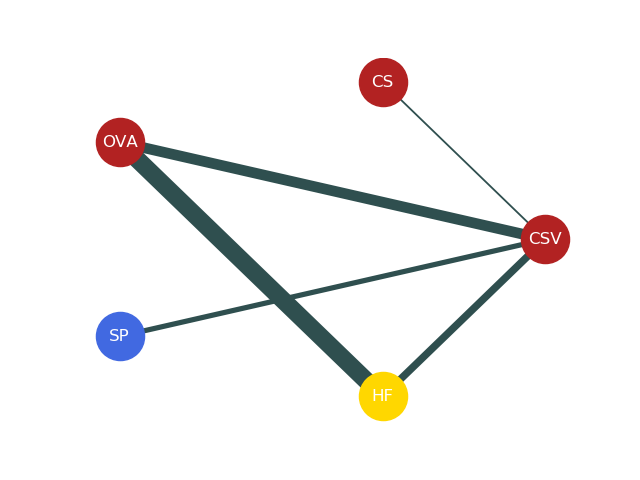

The Python source for this figure:
import networkx as nx
import matplotlib.pyplot as plt

G = nx.Graph()
a = 'CSV'
b = 'CS'
c = 'OVA'
d = 'SP'
e = 'HF'
nodes_size = 1200
edges_multiple = 50
data_edges_list = [[(a, b)],[(a, c)],[(a, d)],[(a ,e)],
                   [(b, c)],[(b, d)],[(b, e)],
                   [(c, d)],[(c ,e)],
                  [(d, e)]]
#负相关为'gray'，正相关为'darkslategrey'
data_edges_color = ['darkslategrey','darkslategrey','darkslategrey','darkslategrey',
                    'darkslategrey','darkslategrey','darkslategrey',
                    'darkslategrey','darkslategrey',
                    'darkslategrey']
data_edges_width = [0.026, 0.154, 0.075, 0.107,
                    0, 0, 0,
                    0, 0.254,
                    0]
for index in range(len(data_edges_width)):
   data_edges_width[index] = data_edges_width[index]*edges_multiple

print(data_edges_width)

#设置点的名称
G.add_nodes_from([a, b, c, d, e])

#设置连线
G.add_edges_from([(a, b),(a, c),(a, d),(a ,e),
                  (b, c),(b, d),(b, e),
                  (c, d),(c ,e),
                  (d, e)])

#设置点的颜色
red = [a, b, c]
blue = [d]
yello = [e]


#设置原点的编排方式
pos = nx.circular_layout(G)
#设置点的参数
nx.draw_networkx_nodes(G, pos,nodelist =red, node_color = 'firebrick', node_size = nodes_size)
nx.draw_networkx_nodes(G, pos,nodelist =blue, node_color = 'royalblue', node_size = nodes_size)
nx.draw_networkx_nodes(G, pos,nodelist =yello, node_color = 'gold', node_size = nodes_size)

#显示点的名称
nx.draw_networkx_labels(G, pos,font_color ='white')

#设置连线的方式
for index in range(len(data_edges_color)):
   nx.draw_networkx_edges(G, pos, edgelist=data_edges_list[index],
                          edge_color=data_edges_color[index],
                          width = data_edges_width[index])


plt.axis('off')
plt.show()
